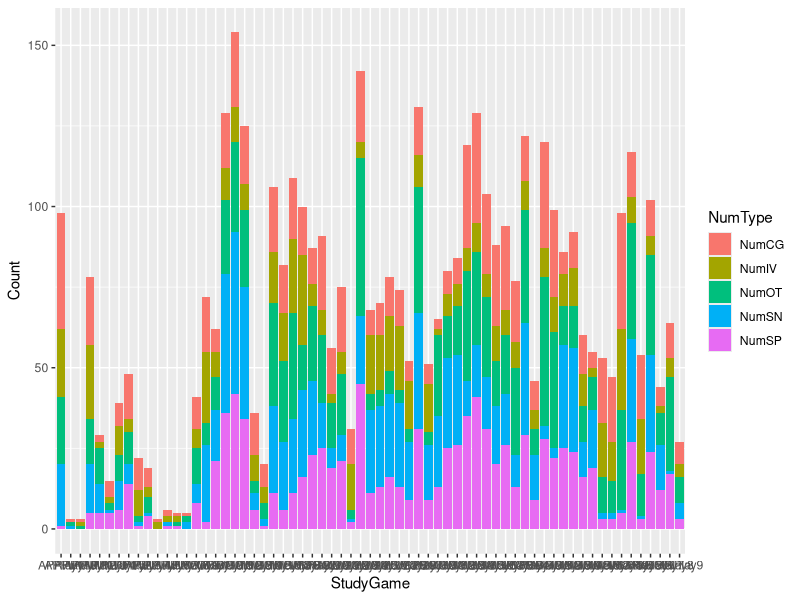

This figure's R source:
## ---- chunk 1
knitr::opts_chunk$set(echo = TRUE)
library(readxl)
library(dplyr)
library(tidyr)
library(ggplot2)
## ---- chunk 2
# read in the data
game_df <- read_excel("TopSelling_MSSP_July28_GameData.xlsx")
participant_df <- read_excel("TopSelling_MSSP_July28_ParticipantData.xlsx")
## ---- chunk 3
# create a subset of the game_df with just Num variables
game_df_num_subset <- game_df %>%
  select(StudyGame, GameName, NumFam, NumOT, NumIV, NumSN, NumSP, NumCG)

# pivot data to prep for visualizations 
game_df_num_subset_longer <- game_df_num_subset %>% 
  pivot_longer(cols = c(NumOT, NumIV, NumSN, NumSP, NumCG), 
               names_to = "NumType", 
               values_to = "Count"
  )
## ---- chunk 4
# stacked bar chart for the 5 game mechanics
ggplot(data = game_df_num_subset_longer, 
       aes(x = StudyGame, y = Count, fill = NumType)) + 
   geom_bar(position="stack", stat="identity")
